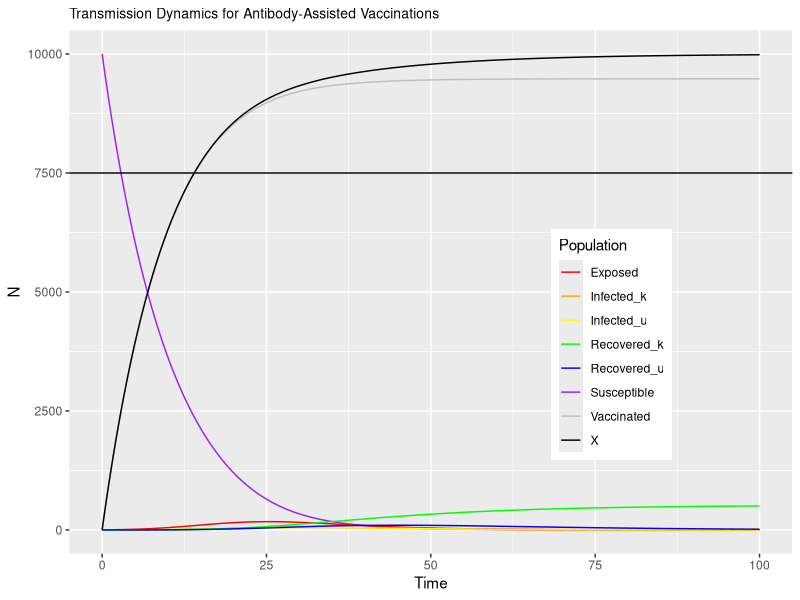
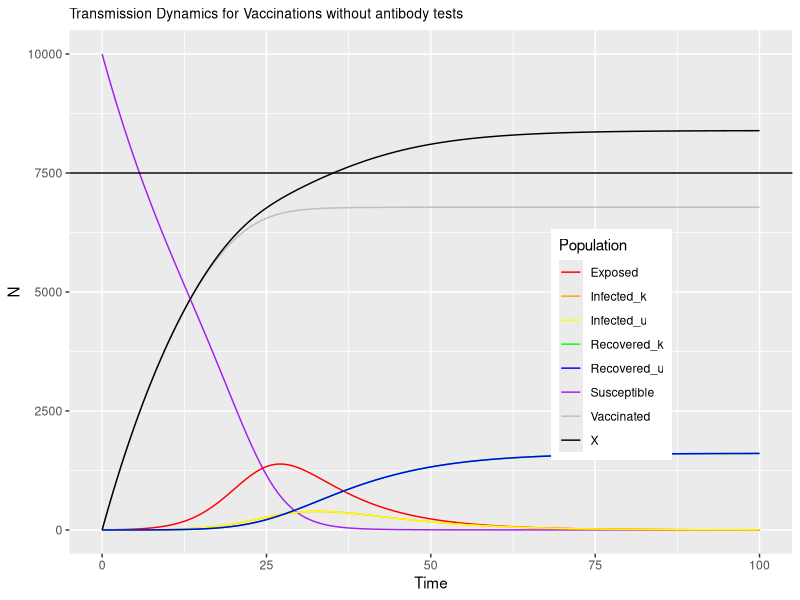

These charts were generated, in order, by the following R code:
## ---- chunk 1
library(tidyverse)
library(magrittr)
library(deSolve)
library(here)
## ---- chunk 2
de<-function(t,x,params){
  S <- x[1]
  E <- x[2]
  Ik <- x[3]
  Iu <- x[4]
  Rk <- x[5]
  Ru <- x[6]
  V <- x[7]
  with(as.list(params),{
    dS <- -beta*S*Ik - beta*S*Iu - epsilon*tau*S
    dE <- beta*S*Ik + beta*S*Iu - upsilon*psi*E - upsilon*(1-psi)*E
    dIk <- upsilon*psi*E - alpha*Ik
    dIu <- upsilon*(1-psi)*E - alpha*Iu
    dRk <- alpha*Ik + epsilon*tau*phi*Ru
    dRu <- alpha*Iu - epsilon*tau*phi*Ru - epsilon*(1-tau)*phi*Ru
    dV <- epsilon*tau*S + epsilon*(1-tau)*phi*Ru
    res<-c(dS,dE,dIk,dIu,dRk,dRu,dV)
    list(res)
  })}
maxTime <- 100.0 # time
times<-seq(0,maxTime,by=0.1) # how often this calculates
# notes on params
# beta =      <- contact transmission rate
# phi =       <- range:0-1 probability seropositive
# alpha =     <- recovery rate
# epsilon =   <- antibody testing rate
# upsilon =   <- infected testing rate
# tau =       <- range: 0-1 false negative antibody test rate
# psi =       <- range: 0-1 test effectiveness
# zeta =      <- range: 0-1 false positive antibody test rate?
params<-c(beta=0.0003,
          phi=0.5,
          alpha=1/7,
          epsilon=0.1,
          upsilon=0.1,
          tau=1,
          psi=0.5)  # model parameters

xstart<-c(S=10000,
          E=0,
          Ik=1,
          Iu=0,
          Rk=0,
          Ru=0,
          V=0)  # initial conditions
## ---- chunk 3
params<-c(beta=0.0003,
          phi=0.5,
          alpha=1/7,
          epsilon=0.1, 
          upsilon=0.1,
          tau=1,
          psi=0.5)


R0 <-(params[1]/params[3]) #calculate R0 with current parameters

output<-as.data.frame(lsoda(xstart,times,de,params)) # tells computer to solve (integrate) equations
output %<>% rowwise() %>% mutate(total = sum(c(S,E,Ik,Iu,Rk,Ru,V)))
output$X <- output$Rk + output$V
output$HI_threshold <- (1-1/R0)*xstart[1] #add in herd immunity threshold
output %>% ggplot(.,aes(x=time))+
  geom_line(aes(y=S,col="Susceptible"))+
  geom_line(aes(y=E,col="Exposed"))+
  geom_line(aes(y=Ik,col="Infected_k"))+
  geom_line(aes(y=Iu,col="Infected_u"))+
  geom_line(aes(y=Rk,col="Recovered_k"))+
  geom_line(aes(y=Ru,col="Recovered_u"))+
  geom_line(aes(y=V,col="Vaccinated"))+
  geom_line(aes(y=X,col="X"))+
  scale_colour_manual(values = c("red","orange","yellow","green","blue","purple","gray","black"))+
  theme(legend.position = c(0.75,0.4))+
  labs(y="N",x="Time",col="Population")+
  ggtitle("Transmission Dynamics for Antibody-Assisted Vaccinations")+
  theme(plot.title = element_text(hjust=, size=10))+
  geom_hline(yintercept=0.75*10000)
## ---- chunk 4
params<-c(beta=0.0003,
          phi=0,
          alpha=1/7,
          epsilon=0.05,
          upsilon=0.1,
          tau=1,
          psi=0.5)

output<-as.data.frame(lsoda(xstart,times,de,params)) # tells computer to solve (integrate) equations
output$X <- output$Rk + output$V
output$HI_threshold <- (1-1/R0)*xstart[1] #add in herd immunity threshold
output %>% ggplot(.,aes(x=time))+
  geom_line(aes(y=S,col="Susceptible"))+
  geom_line(aes(y=E,col="Exposed"))+
  geom_line(aes(y=Ik,col="Infected_k"))+
  geom_line(aes(y=Iu,col="Infected_u"))+
  geom_line(aes(y=Rk,col="Recovered_k"))+
  geom_line(aes(y=Ru,col="Recovered_u"))+
  geom_line(aes(y=V,col="Vaccinated"))+
  geom_line(aes(y=X,col="X"))+
  scale_colour_manual(values = c("red","orange","yellow","green","blue","purple","gray","black"))+
  theme(legend.position = c(0.75,0.4))+
  labs(y="N",x="Time",col="Population")+
  ggtitle("Transmission Dynamics for Vaccinations without antibody tests")+
  theme(plot.title = element_text(hjust=, size=10))+
  geom_hline(yintercept=0.75*10000)
